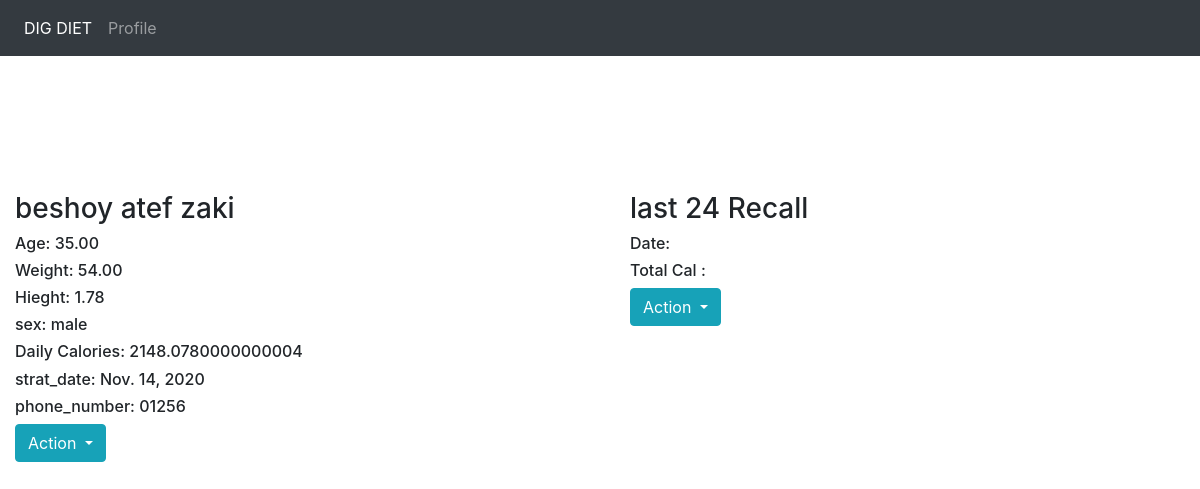
The app's page /patient_detail/1/ (signed in), older data.
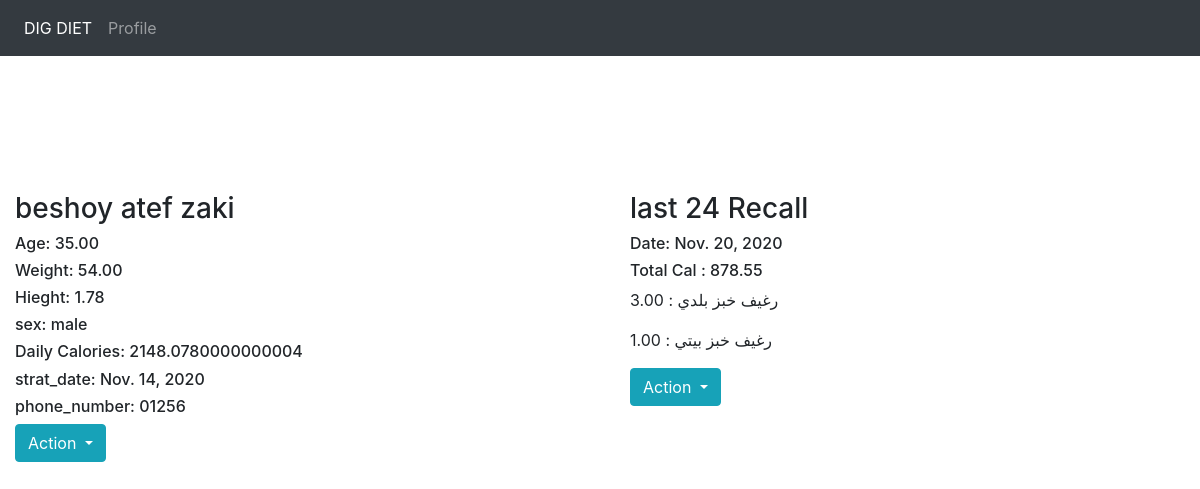
The same page, newer data.
### doctors/models.py (models this page shows, shortened)
class PatientTFR(models.Model):
	id=     models.AutoField(auto_created=True, primary_key=True, serialize=False, verbose_name='ID')
	patient = models.ForeignKey("Patient"  ,on_delete = models.CASCADE)
	meals    = models.ManyToManyField( MealsTFR ,blank=True ,null=True)
	date_for = models.DateField(blank=True ,null=True)
	refuse           = models.DecimalField(max_digits=10, decimal_places=2,blank=True , null=True)
	water            = models.DecimalField(max_digits=10, decimal_places=2,blank=True , null=True)
	enerygy          = models.DecimalField(max_digits=10, decimal_places=2,blank=True , null=True)
	protein          = models.DecimalField(max_digits=10, decimal_places=2,blank=True , null=True)
	fat              = models.DecimalField(max_digits=10, decimal_places=2,blank=True , null=True)
	ASH              = models.DecimalField(max_digits=10, decimal_places=2 ,blank=True , null=True)
	fiber            = models.DecimalField(max_digits=10, decimal_places=2,blank=True , null=True)
	Carbohydrate     = models.DecimalField(max_digits=10, decimal_places=2,blank=True , null=True)
	sodium           = models.DecimalField(max_digits=10, decimal_places=2,blank=True , null=True)
	potasium         = models.DecimalField(max_digits=10, decimal_places=2,blank=True , null=True)
	Calcium          = models.DecimalField(max_digits=10, decimal_places=2,blank=True , null=True)
	phorphorus       = models.DecimalField(max_digits=10, decimal_places=2,blank=True , null=True)
	magnisum         = models.DecimalField(max_digits=10, decimal_places=2,blank=True , null=True)
	iron             = models.DecimalField(max_digits=10, decimal_places=2,blank=True , null=True)
	zinc             = models.DecimalField(max_digits=10, decimal_places=2,blank=True , null=True)
	coper            = models.DecimalField(max_digits=10, decimal_places=2,blank=True , null=True)
	vitamen_a        = models.DecimalField(max_digits=10, decimal_places=2,blank=True , null=True)
	vitamen_c        = models.DecimalField(max_digits=10, decimal_places=2,blank=True , null=True)
	thiamen          = models.DecimalField(max_digits=10, decimal_places=2,blank=True , null=True)
	riboflabn        = models.DecimalField(max_digits=10, decimal_places=2,blank=True , null=True)

class MealsTFR(models.Model):
	patient = models.ForeignKey("Patient"  ,on_delete = models.CASCADE ,default=1)
	meals = models.ForeignKey(Unit)
	count = models.DecimalField(max_digits=10, decimal_places=2,blank=True , null=True)

### foodconf/models.py (models this page shows)
class Unit(models.Model) :
	description = models.CharField( max_length=200 ,blank=True , null=True)
	item                = models.ForeignKey('FoodTable' , on_delete=models.CASCADE ,null=True)
	home_standrd        = models.CharField( max_length=200 ,blank=True , null=True)
	home_standrd_wieght = models.DecimalField(max_digits=10, decimal_places=2 ,blank=True , null=True)
	ingredients         = models.CharField( max_length=1000 ,blank=True , null=True)
	item_group          = models.ForeignKey('ItemGroup' , on_delete=models.CASCADE ,null=True,blank=True)
	standard_unit_count = models.DecimalField(max_digits=10, decimal_places=2,default=1 ,null=True)
	standard_unit    = models.ForeignKey('Choises' , on_delete=models.CASCADE ,null=True ,blank=True)
	meals            = models.ManyToManyField(Meals)
	avaliable        = models.DecimalField(max_digits=10, decimal_places=2,blank=True , null=True)
	refuse           = models.DecimalField(max_digits=10, decimal_places=2,blank=True , null=True)
	water            = models.DecimalField(max_digits=10, decimal_places=2,blank=True , null=True)
	enerygy          = models.DecimalField(max_digits=10, decimal_places=2,blank=True , null=True)
	protein          = models.DecimalField(max_digits=10, decimal_places=2,blank=True , null=True)
	fat              = models.DecimalField(max_digits=10, decimal_places=2,blank=True , null=True)
	ASH              = models.DecimalField(max_digits=10, decimal_places=2 ,blank=True , null=True)
	fiber            = models.DecimalField(max_digits=10, decimal_places=2,blank=True , null=True)
	Carbohydrate     = models.DecimalField(max_digits=10, decimal_places=2,blank=True , null=True)
	sodium           = models.DecimalField(max_digits=10, decimal_places=2,blank=True , null=True)
	potasium         = models.DecimalField(max_digits=10, decimal_places=2,blank=True , null=True)
	Calcium          = models.DecimalField(max_digits=10, decimal_places=2,blank=True , null=True)
	phorphorus       = models.DecimalField(max_digits=10, decimal_places=2,blank=True , null=True)
	magnisum         = models.DecimalField(max_digits=10, decimal_places=2,blank=True , null=True)
	iron             = models.DecimalField(max_digits=10, decimal_places=2,blank=True , null=True)
	zinc             = models.DecimalField(max_digits=10, decimal_places=2,blank=True , null=True)
	coper            = models.DecimalField(max_digits=10, decimal_places=2,blank=True , null=True)
	vitamen_a        = models.DecimalField(max_digits=10, decimal_places=2,blank=True , null=True)
	vitamen_c        = models.DecimalField(max_digits=10, decimal_places=2,blank=True , null=True)
	thiamen          = models.DecimalField(max_digits=10, decimal_places=2,blank=True , null=True)
	riboflabn        = models.DecimalField(max_digits=10, decimal_places=2,blank=True , null=True)
	def __str__(self) :
		return self.home_standrd + " "+self.description

### doctors/views.py (the view)
# urls.py: url(r'^patient_detail/(?P<patient_id>\d+)/$', patient_detail, name='patient_detail'),
@login_required(login_url='/login')
def patient_detail(request,patient_id ):
	n_doctor = DoctorProfile.objects.get(user = request.user)
	patient = Patient.objects.get(id=patient_id ,doctor= n_doctor)
	tfhr =   PatientTFR.objects.filter(patient= patient).last()
	content={
	 	"patient":patient ,
	 	"tfhr" : tfhr
 		}
	return render(request ,"p_profile.html" , content)

### foodconf/templates/p_profile.html (shortened to what this page needs)
{% extends 'base.html' %}
{% load static %}
{% block content %}
<link href="//netdna.bootstrapcdn.com/twitter-bootstrap/2.3.2/css/bootstrap-combined.min.css" rel="stylesheet" id="bootstrap-css">
<br><br>
<div class="row">
    <div class ="col-6">
<div class="container-fluid well span6">
	<div class="row-fluid">
        <div class="span2" >
        </div>
        <div class="span8">
            <h3>{{ patient.full_name}}</h3>
            <h6>Age: {{ patient.age}} </h6>
            <h6>Weight: {{ patient.weight}}</h6>
            <h6>Hieght: {{ patient.hiegth}}</h6>
            <h6>sex: {{ patient.sex}}</h6>
            <h6>Daily Calories: {{ patient.calu}}</h6>
            <h6>strat_date: {{ patient.strat_date}}</h6>
            <h6>phone_number: {{ patient.phone_number}}</h6>
        </div>
        <div class="span2">
            <div class="btn-group">
                <a class="btn dropdown-toggle btn-info" data-toggle="dropdown" href="#">
                    Action
                </a>
            </div>
        </div>
   </div>
</div>
</div>
 <div class ="col-6">
<div class="container-fluid well span6">
    <div class="row-fluid">
        <div class="span2" >
        </div>
        <div class="span8">
            <h3>last 24 Recall</h3>
            <h6>Date: {{ tfhr.date_for }} </h6>
            <h6>Total Cal : {{ tfhr.enerygy }}</h6>
            {% for i in tfhr.meals.all %}
                   <p>  {{ i.meals }}  : {{ i.count }}</p>
            {% endfor %}
        </div>
        <div class="span2">
            <div class="btn-group">
                <a class="btn dropdown-toggle btn-info" data-toggle="dropdown" href="#">
                    Action
                </a>
            </div>
        </div>
</div>
</div>
</div>
</div>
{% endblock %}

Row changes from the older to the newer data that the page shows:
added PatientTFR: date_for "Nov. 20, 2020", enerygy "878.55"
added MealsTFR: meals "رغيف خبز بلدي", count "3.00"
added MealsTFR: meals "رغيف خبز بيتي", count "1.00"
